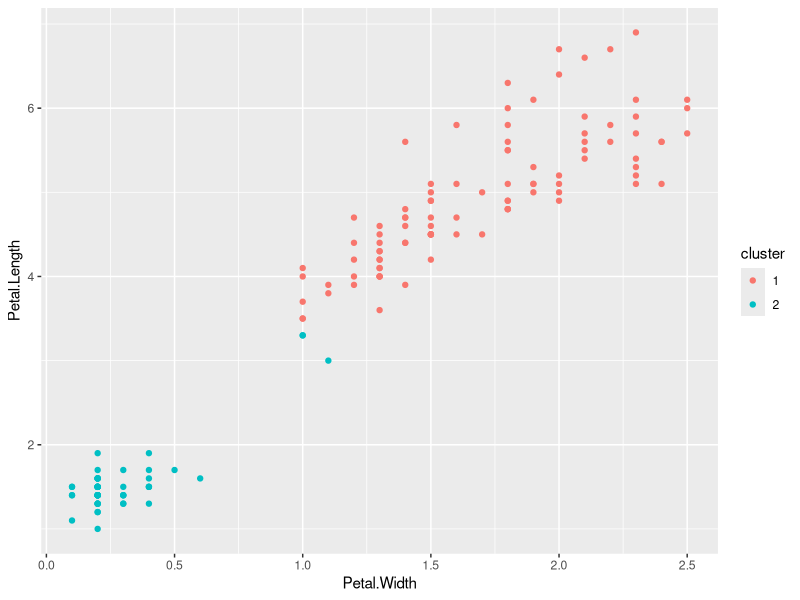
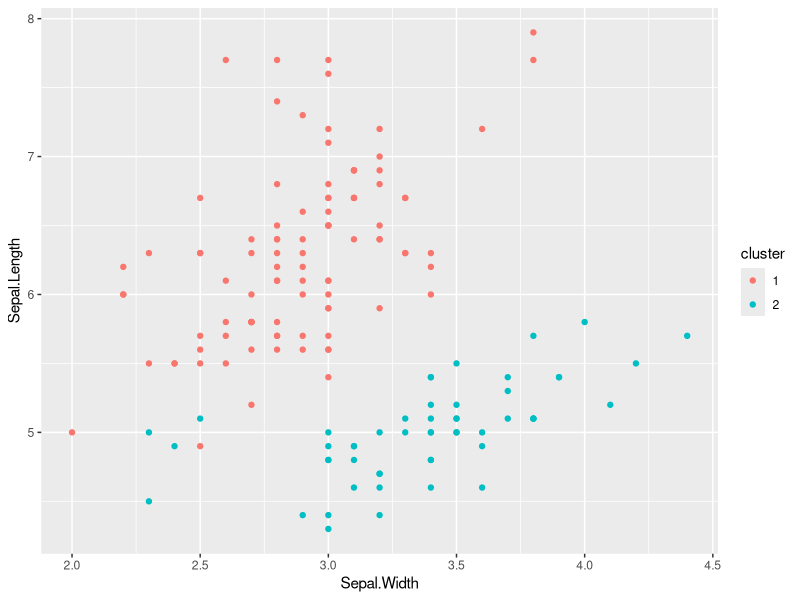
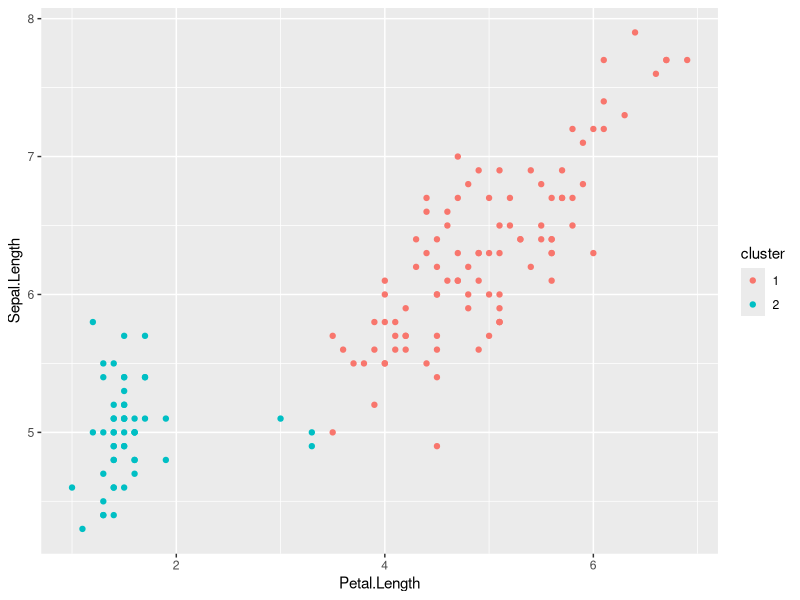
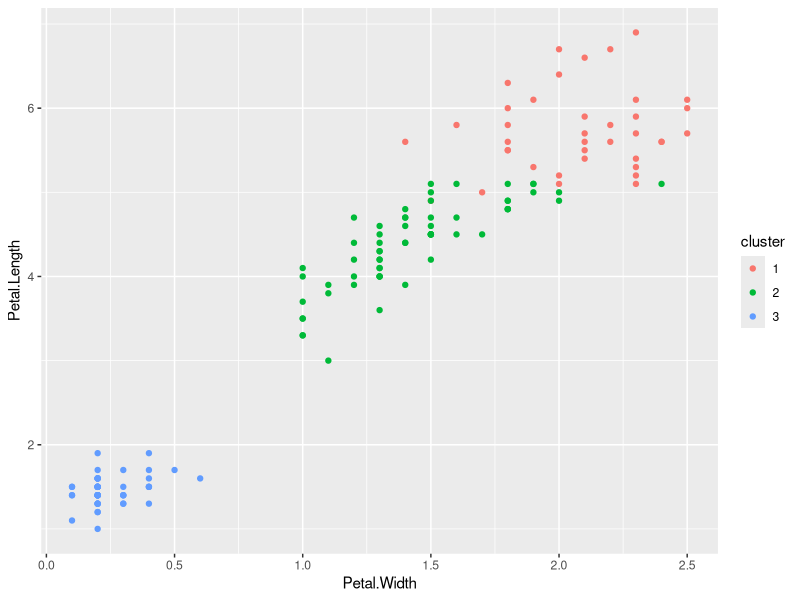
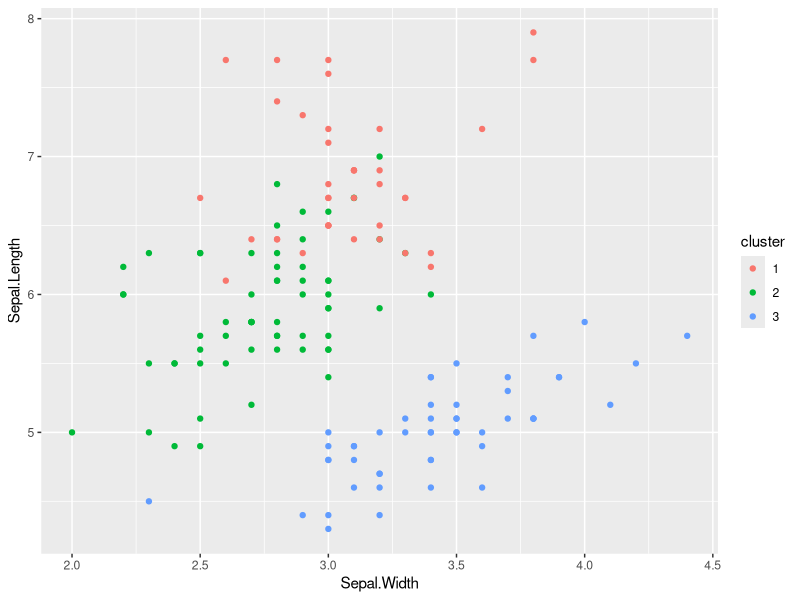
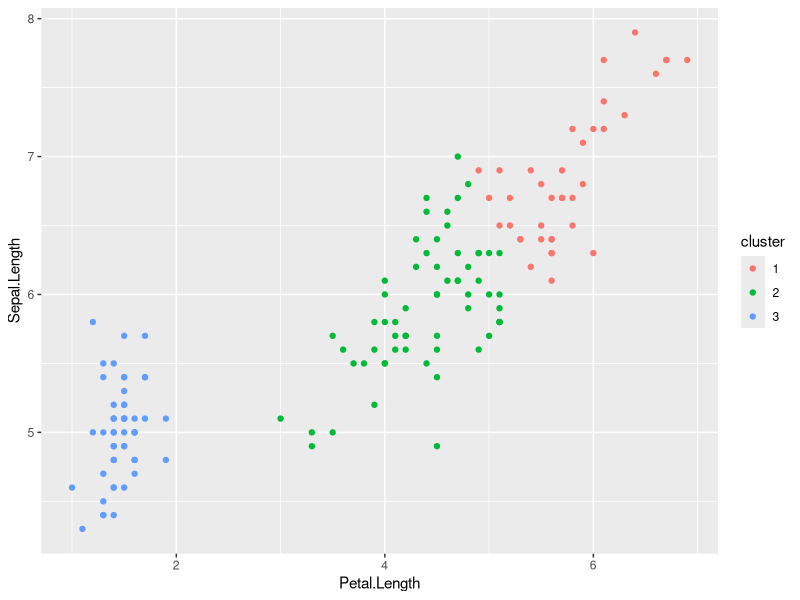

Here is the R script that generated these plots, in order:
library(tidyverse)
library(stats) # for kmeans

# load the data
iris

# convert to a tibble
iris.tibble <- as_tibble(iris)
iris.tibble

# what do our data distributions look like for the measurement variables?
summary(iris.tibble$Sepal.Length)
summary(iris.tibble$Sepal.Width)
summary(iris.tibble$Petal.Length)
summary(iris.tibble$Petal.Width)

# pull out just the numeric variables to run our k-means algo against
iris.numeric <- iris.tibble %>%
  select(Sepal.Length, Sepal.Width, Petal.Length, Petal.Width)

# try running k-means with no normalization, and 2 clusters
# (should be OK as our numeric variables are all of similar scale)
set.seed(12345)
km.2 <- kmeans(iris.numeric, 2)

# look at a summary of the results
km.2

# what are the centers of each cluster that our k-means algo has found?
km.2$centers

# what cluster does it put the first few data points in?
head(km.2$cluster)

# add the cluster info to our dataframe
# (as a factor so ggplot will know what to do with it)
iris.numeric$cluster <- as.factor(km.2$cluster)

# visualize the clusters against Petal Size
ggplot(data=iris.numeric) +
  geom_point(mapping = aes(x=Petal.Width, y=Petal.Length, col=cluster))

# visualize the clusters against Sepal Size
ggplot(data=iris.numeric) +
  geom_point(mapping = aes(x=Sepal.Width, y=Sepal.Length, col=cluster))

# Sepal Length vs Petal Length visualization
ggplot(data=iris.numeric) +
  geom_point(mapping = aes(x=Petal.Length, y=Sepal.Length, col=cluster))



# try again, with 3 clusters
set.seed(12345)
km.3 <- kmeans(iris.numeric, 3)

# look at a summary of the results
km.3

# what are the centers of each cluster that our k-means algo has found?
km.3$centers

# what cluster does it put the first few data points in?
head(km.3$cluster)

# add the cluster info to our dataframe
# (as a factor so ggplot will know what to do with it)
iris.numeric$cluster <- as.factor(km.3$cluster)

# visualize the clusters against Petal Size
ggplot(data=iris.numeric) +
  geom_point(mapping = aes(x=Petal.Width, y=Petal.Length, col=cluster))

# visualize the clusters against Sepal Size
ggplot(data=iris.numeric) +
  geom_point(mapping = aes(x=Sepal.Width, y=Sepal.Length, col=cluster))

# Sepal Length vs Petal Length visualization
ggplot(data=iris.numeric) +
  geom_point(mapping = aes(x=Petal.Length, y=Sepal.Length, col=cluster))

# how well do the clusters it has found line up with the actual Species labels?
table(km.3$cluster, iris.tibble$Species)


# TODO try k-means with different numbers of iterations, visualizing the intermediate results after each iteration

# TODO try other algo versions
